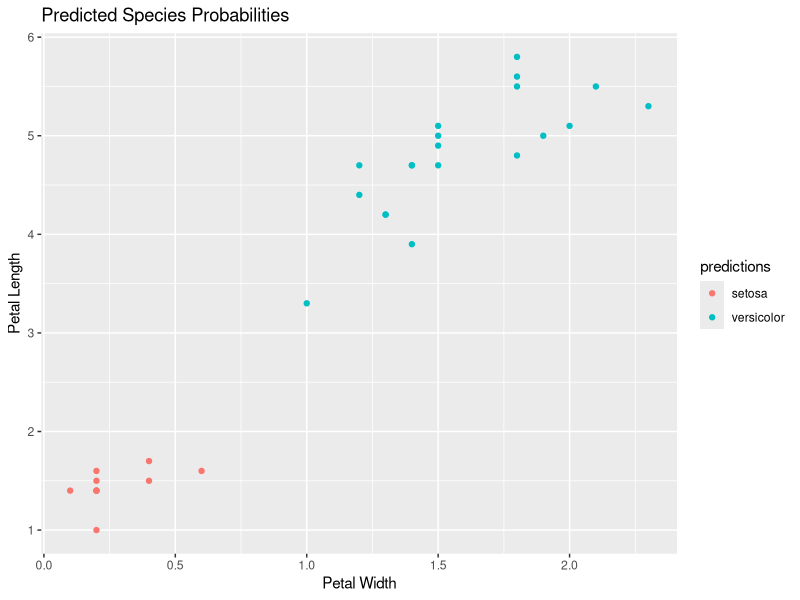

Source code (R):
#3.Iris
library(caret)
library(ggplot2)
data("iris")
set.seed(123)
trainIndex <- createDataPartition(iris$Species, p = 0.80, list = FALSE)
trainData <- iris[trainIndex, ]
testData <- iris[-trainIndex, ]
model <- glm(Species ~ Petal.Width + Petal.Length, data = trainData, family = binomial)
summary(model)
probabilities <- predict(model, newdata = testData, type = "response")
predictions <- ifelse(probabilities > 0.5, "versicolor", "setosa")
confusionMatrix <- table(Predicted = predictions, Actual = testData$Species)
print(confusionMatrix)
accuracy <- sum(diag(confusionMatrix)) / sum(confusionMatrix)
precision <- confusionMatrix[2, 2] / sum(confusionMatrix[2, ])
recall <- confusionMatrix[2, 2] / sum(confusionMatrix[, 2])
F1_score <- 2 * (precision * recall) / (precision + recall)
cat("Accuracy: ", accuracy, "\n")
cat("Precision: ", precision, "\n")
cat("Recall: ", recall, "\n")
cat("F1 Score: ", F1_score, "\n")
ggplot(testData, aes(x = Petal.Width, y = Petal.Length, color = predictions)) +
  geom_point() +
  labs(title = "Predicted Species Probabilities",
       x = "Petal Width",
       y = "Petal Length")
